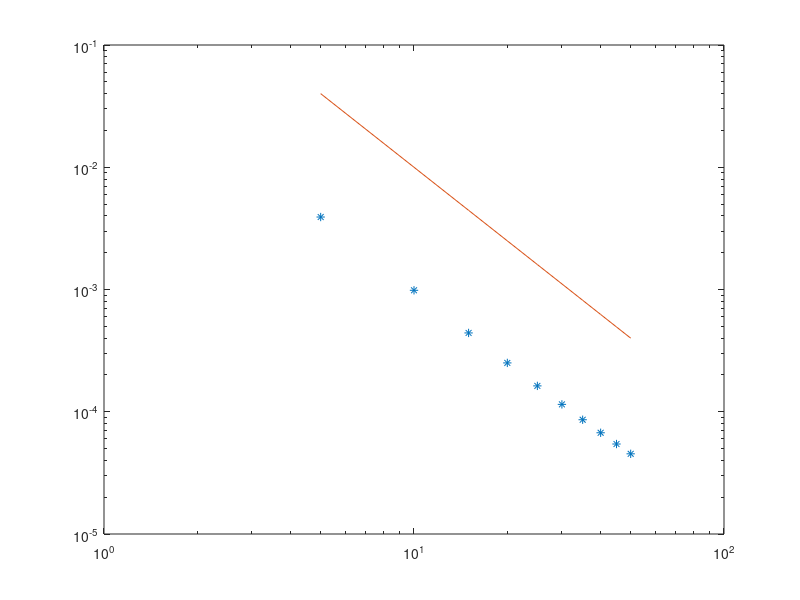

Recreate this plot in MATLAB.
clear all
close all
tstar = 1;
m = 200;
x = linspace(0,pi/2,m)';
u0 = sin(x);
h = pi/2/(m-1);
D2 = spdiags(ones(m,1)*[1,-2,1]/h^2,-1:1,m,m);
D2(1,1:2) = [0,0];
D2(m,m-1:m) = [2,-2]/h^2;
b = @(t) 2*exp(t)*[0;sin(x(2:m))];
ts = 100;
k = tstar/ts;
[L,U,P] = lu(speye(m)-k/2*D2);
u = u0;
t = 0;
for n = 1:ts
    u = U\(L\(P*(u+k/2*D2*u+k/2*b(t)+k/2*b(t+k))));
    t = t+k;
end
tsrange = (5:5:50);
counter = 0;
for ts = tsrange
    counter = counter+1;
    k = tstar/ts;
    [L,U,P] = lu(speye(m)-k/2*D2);
    u = u0;
    t = 0;
    for n = 1:ts
        u = U\(L\(P*(u+k/2*D2*u+k/2*b(t)+k/2*b(t+k))));
        t = t+k;
    end
    err(counter) = norm(u-exp(tstar)*sin(x),inf);
end
loglog(tsrange,err,'*',tsrange,tsrange.^(-2))